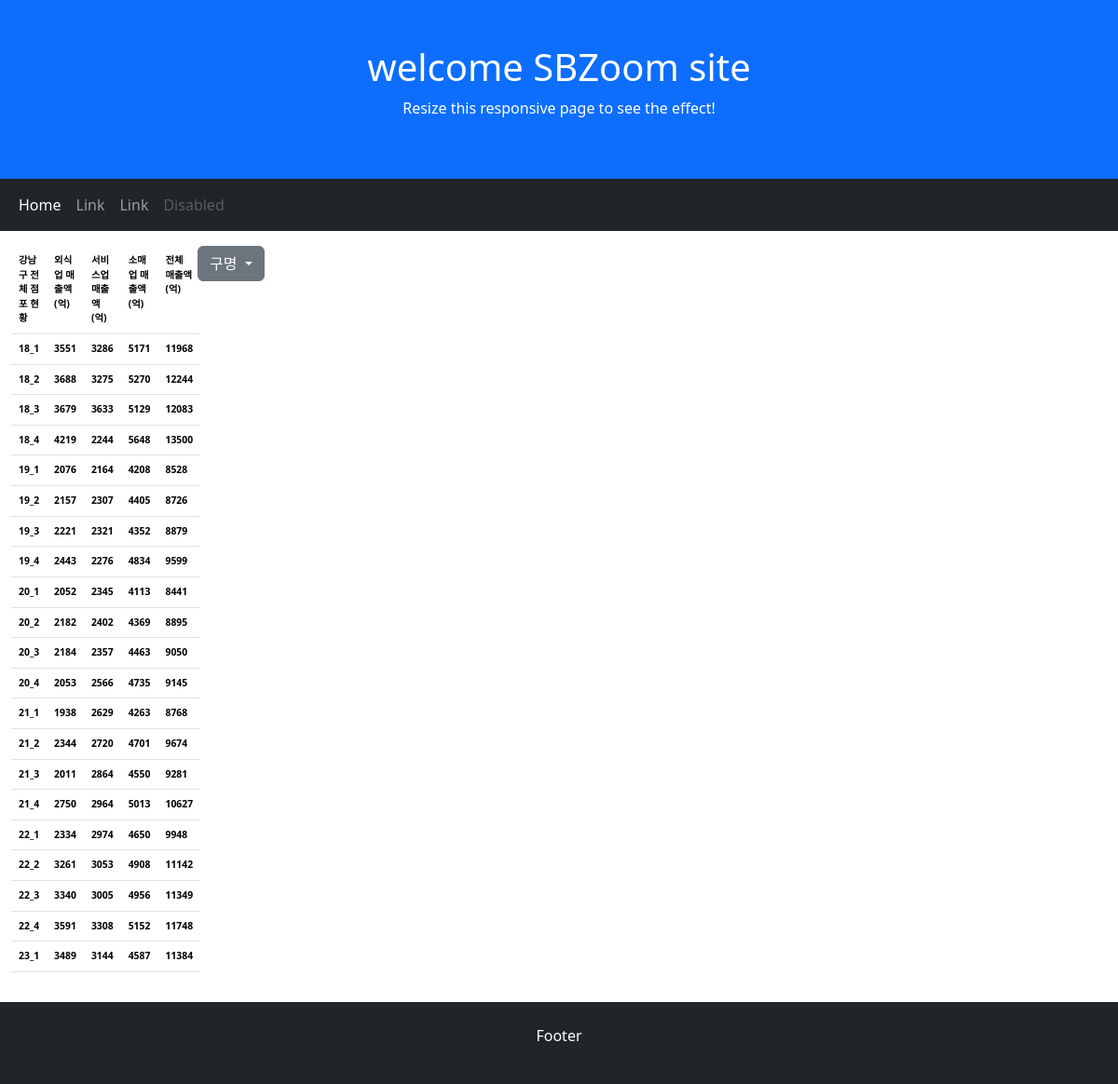
Screenshot of /SBZoom/kangnam/totalSales with the database file from the repository.
### kangnam/models.py (models this page shows, shortened)
class GuModel(models.Model):
      guName = models.CharField(max_length=100)
      code = models.CharField(max_length=10)
      quarter = models.CharField(max_length=20)
      ilban = models.DecimalField(max_digits=10,decimal_places=0)
      franchise= models.DecimalField(max_digits=10,decimal_places=0)
      total = models.DecimalField(max_digits=10,decimal_places=0)
      sales = models.DecimalField(max_digits=10,decimal_places=0)

### kangnam/views.py (the view)
# urls.py: path("totalSales", views.totalSales, name="totalSales"),
def totalSales(request):
    q1=GuModel.objects.filter(Q(code="E")) #gangnam_gumodel에서 code가 E(외식업)인 데이타
    q2=GuModel.objects.filter(Q(code="S")) #gangnam_gumodel에서 code가 S(서비스업)인 데이타
    q3=GuModel.objects.filter(Q(code="R")) #gangnam_gumodel에서 code가 R(소매업)인 데이타
    q4=GuModel.objects.filter(Q(code="W")) #gangnam_gumodel에서 code가 W(외식+서비스+소매)인 데이타
    qlist =[str(a.quarter) for a in q1 ]
    eatOut =[int(a.sales) for a in q1]   #외식업 전체 매출
    service =[int(a.sales) for a in q2]  #서비스업 전체
    retail=[int(a.sales) for a in q3]    #소매업 전체
    total=[int(a.sales) for a in q4]     #전체
    title=['강남구 전체 점포 현황','외식업 매출액(억)','서비스업 매출액(억)','소매업 매출액(억)','전체 매출액(억)']
    ana_zip = list(zip(qlist,eatOut,service,retail,total))
    context={}
    context['guzip'] = guzip
    context['title'] = title
    context['qlist'] = qlist
    context['eatOut'] = eatOut
    context['service'] = service
    context['retail'] = retail
    context['total'] =  total
    context['ana_zip'] = ana_zip
    context['menuzip'] = menuzip
    return render(request, 'kangnam/totalSales.html', context)

### kangnam/templates/kangnam/totalSales.html (shortened to what this page needs)
{% extends 'base.html'%}
{% load static %}

### dobong/templates/base.html (shortened to what this page needs)
{% load static %}
<!DOCTYPE html>
<html lang="en">
<head>
  <link href="https://cdn.jsdelivr.net/npm/bootstrap@5.3.2/dist/css/bootstrap.min.css" rel="stylesheet">
</head>
<body>
<div class="p-5 bg-primary text-white text-center">
  <h1>welcome SBZoom site</h1>
  <p>Resize this responsive page to see the effect!</p>
</div>
<nav class="navbar navbar-expand-sm bg-dark navbar-dark">
  <div class="container-fluid">
    <ul class="navbar-nav">
      <li class="nav-item">
        <a class="nav-link active" href="/SBZoom">Home</a>
      </li>
      <li class="nav-item">
        <a class="nav-link" href="#">Link</a>
      </li>
      <li class="nav-item">
        <a class="nav-link" href="#">Link</a>
      </li>
      <li class="nav-item">
        <a class="nav-link disabled" href="#">Disabled</a>
      </li>
    </ul>
  </div>
</nav>
<div class="container-fluid mt-3">
    <div class="row">
      <div class="col-sm-2">
        <table class="table" style="font-size:0.65rem; font-weight:bold;">
          <tr'>
           {% for t in title %}
           <td>{{t}}</td>
           {% endfor %}
          {% for gigan,ilban, franchise, total, sale in ana_zip %}
          <tr>
            <td>{{gigan}} </td><td>{{ilban}}</td><td>{{franchise}} </td><td>{{total}}</td><td>{{sale}}</td>
          </tr>
          {% endfor %}
        </table>
      </div>
      <div class="btn-group col-sm-1">
        <div class="dropdown">
           <a class="btn btn-secondary dropdown-toggle" href="#" role="button" id="dropdownMenuLink" data-bs-toggle="dropdown" aria-expanded="false">
            구명
           </a>
        </div>
      </div>
    </div>
</div>
<div class="container-fluid mt-3 p-4 bg-dark text-white text-center">
  <p>Footer</p>
</div>
</body>
</html>

### dobong/templates/base.html (style rules this page uses)
a { text-decoration:none; }

### rows the page displays
GuModel: ana_zip "18_1"
GuModel: ana_zip "18_2"
GuModel: ana_zip "18_3"
GuModel: ana_zip "18_4"
GuModel: ana_zip "19_1"
GuModel: ana_zip "19_2"
GuModel: ana_zip "19_3"
GuModel: ana_zip "19_4"
GuModel: ana_zip "20_1"
GuModel: ana_zip "20_2"
GuModel: ana_zip "20_3"
GuModel: ana_zip "20_4"
GuModel: ana_zip "21_1"
GuModel: ana_zip "21_2"
GuModel: ana_zip "21_3"
GuModel: ana_zip "21_4"
GuModel: ana_zip "22_1"
GuModel: ana_zip "22_2"
GuModel: ana_zip "22_3"
GuModel: ana_zip "22_4"
GuModel: ana_zip "23_1"

### other values shown
{{ t }} "강남구 전체 점포 현황" "외식업 매출액(억)" "서비스업 매출액(억)" "소매업 매출액(억)" "전체 매출액(억)"
{{ ilban }} "3551" "3688" "3679" "4219" "2076" "2157" "2221" "2443" "2052" "2182" "2184" "2053" "1938" "2344" "2011" "2750" "2334" "3261" "3340" "3591" "3489"
{{ franchise }} "3286" "3275" "3633" "2244" "2164" "2307" "2321" "2276" "2345" "2402" "2357" "2566" "2629" "2720" "2864" "2964" "2974" "3053" "3005" "3308" "3144"
{{ total }} "5171" "5270" "5129" "5648" "4208" "4405" "4352" "4834" "4113" "4369" "4463" "4735" "4263" "4701" "4550" "5013" "4650" "4908" "4956" "5152" "4587"
{{ sale }} "11968" "12244" "12083" "13500" "8528" "8726" "8879" "9599" "8441" "8895" "9050" "9145" "8768" "9674" "9281" "10627" "9948" "11142" "11349" "11748" "11384"
